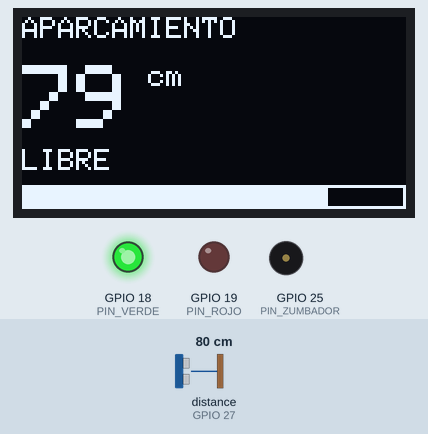
The sketch below on a simulated ESP32. On the bench: 128×64 one-colour display, output pins drawn as LEDs (lit = HIGH), buzzer (waves = sounding). Wiring (inferred from the names in the program): ultrasonic range finder: trigger GPIO 26; echo GPIO 27. The inputs (shaded band) are chosen by the test bench; at power-on: distance to the obstacle (sensor on GPIO 27) 80 cm. The echo pulse lasts 58.3 µs per cm; pins used as bus, display or sensor lines are not drawn; what the sketch prints to the serial monitor is not drawn.

Above: at 1.2 s.
1.3 s: distance to the obstacle (sensor on GPIO 27) set to 53 cm
At 2.5 s:
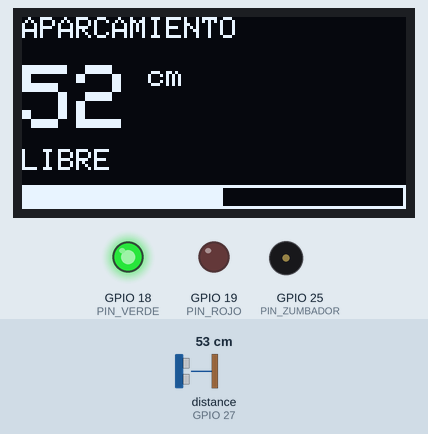
2.8 s: distance to the obstacle (sensor on GPIO 27) set to 47 cm
At 3.3 s:
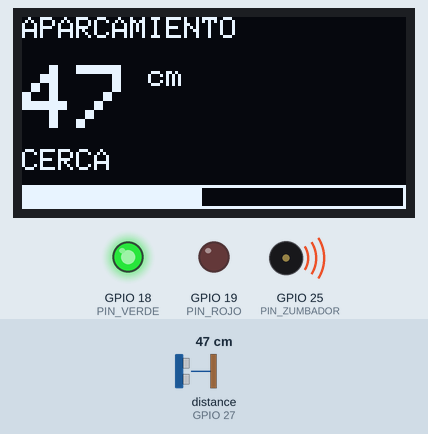
5.8 s: distance to the obstacle (sensor on GPIO 27) set to 23 cm
At 6.4 s:
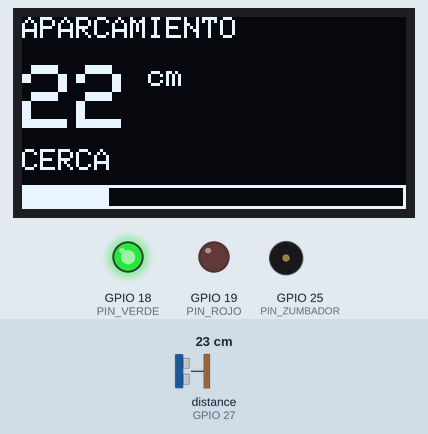
8.8 s: distance to the obstacle (sensor on GPIO 27) set to 18 cm
At 9.01 s:
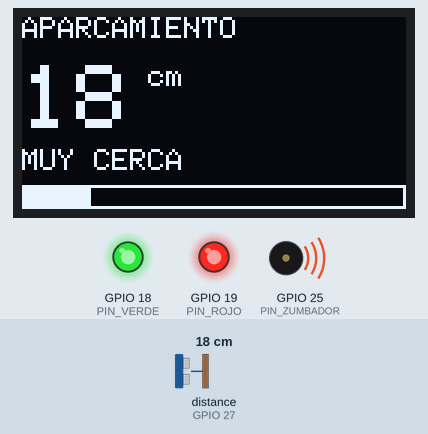
11.1 s: distance to the obstacle (sensor on GPIO 27) set to 12 cm
At 11.36 s:
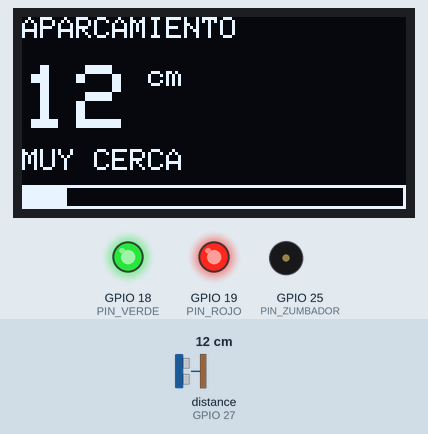
12.6 s: distance to the obstacle (sensor on GPIO 27) set to 9 cm
At 13.0 s:
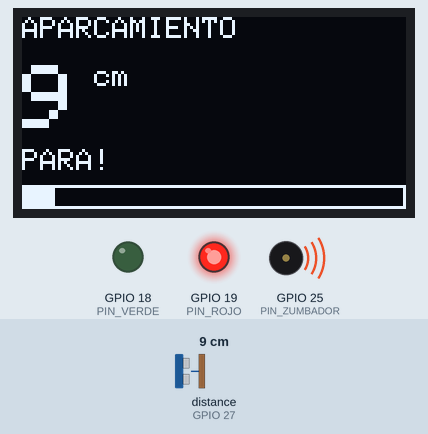
Timing chart, 0 to 15.1 s (numbered marks = the images above; inputs shaded):
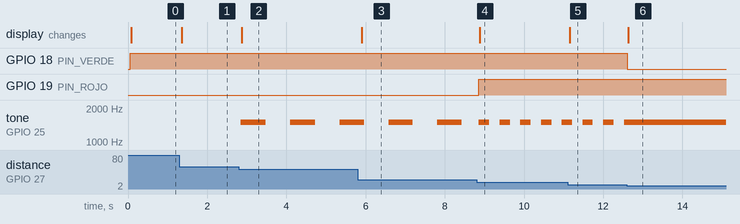

The sketch:

P5_Aparcamiento.ino
```cpp
/*
  PROYECTO 5 - SENSOR DE APARCAMIENTO
  CFGB Informática y Comunicaciones · Módulo 3015
  Placa: ACEBOTT ESP32 Plus (en Arduino IDE: "ESP32 Dev Module")
  Librerías: "Adafruit SH110X" + "Adafruit GFX Library" (Adafruit)

  CONEXIONES (interruptor de la placa en 3.3V):
    HC-SR04: VCC  -> pin 5V  del conector POWER (cable rojo, macho-hembra)
             GND  -> pin GND del conector POWER (cable negro, macho-hembra)
             Trig -> S del GPIO 26 (cable amarillo)
             Echo -> S del GPIO 27 (cable verde)   ¡ver PRECAUCIÓN!
    OLED 1,3" I2C -> fila 1 del bloque I2C (GND-VCC-SDA-SCL)
    LED VERDE -> G-V-S del GPIO 18     LED ROJO -> G-V-S del GPIO 19
    Zumbador pasivo -> G-V-S del GPIO 25

  PRECAUCIÓN: el HC-SR04 funciona a 5 V y su pin Echo devuelve 5 V, pero
  las entradas del ESP32 son de 3,3 V. Muchos montajes lo conectan directo
  y funciona, pero queda fuera de especificación. Si el taller dispone de
  2 resistencias (1 kΩ y 2 kΩ) monta un divisor de tensión en Echo.

  FUNCIONAMIENTO (como el de un coche):
    > 50 cm  : LED verde, sin pitidos
    20-50 cm : pitidos lentos         10-20 cm : pitidos rápidos
    < 10 cm  : LED rojo y pitido continuo ("¡PARA!")
*/

#include <Wire.h>
#include <Adafruit_GFX.h>
#include <Adafruit_SH110X.h>

const int PIN_TRIG = 26, PIN_ECHO = 27;
const int PIN_VERDE = 18, PIN_ROJO = 19, PIN_ZUMBADOR = 25;

Adafruit_SH1106G oled(128, 64, &Wire, -1);   // OLED 1,3" (chip SH1106)

unsigned long ultimoPitido = 0;
bool pitando = false;

// Mide la distancia en cm. Devuelve -1 si no hay eco (nada delante).
float medirDistancia() {
  digitalWrite(PIN_TRIG, LOW);  delayMicroseconds(2);
  digitalWrite(PIN_TRIG, HIGH); delayMicroseconds(10);   // pulso de 10 µs
  digitalWrite(PIN_TRIG, LOW);
  unsigned long us = pulseIn(PIN_ECHO, HIGH, 30000);     // máx 30 ms
  if (us == 0) return -1;
  return us * 0.0343 / 2.0;      // velocidad del sonido 343 m/s, ida y vuelta
}

void mostrar(float d, const char* zona) {
  oled.clearDisplay();
  oled.setTextColor(SH110X_WHITE);
  oled.setTextSize(1); oled.setCursor(0, 0); oled.print("APARCAMIENTO");
  oled.setTextSize(3); oled.setCursor(0, 16);
  if (d < 0) oled.print("---"); else oled.print((int)d);
  oled.setTextSize(1); oled.print(" cm");
  oled.setCursor(0, 44); oled.print(zona);
  int ancho = (d < 0 || d > 100) ? 128 : (int)(d * 1.28);   // barra 0-100 cm
  oled.drawRect(0, 56, 128, 8, SH110X_WHITE);
  oled.fillRect(0, 56, ancho, 8, SH110X_WHITE);
  oled.display();
}

void setup() {
  Serial.begin(115200);
  pinMode(PIN_TRIG, OUTPUT); pinMode(PIN_ECHO, INPUT);
  pinMode(PIN_VERDE, OUTPUT); pinMode(PIN_ROJO, OUTPUT); pinMode(PIN_ZUMBADOR, OUTPUT);
  Wire.begin(21, 22);
  if (!oled.begin(0x3C, true)) Serial.println("OLED no encontrada (revisa SDA/SCL)");
  oled.clearDisplay(); oled.display();
  Serial.println("Sensor de aparcamiento listo");
}

void loop() {
  float d = medirDistancia();
  unsigned long intervalo;       // ms entre pitidos (0 = continuo)
  const char* zona;

  if (d < 0 || d > 50)  { zona = "LIBRE";       intervalo = 1000000; }
  else if (d > 20)      { zona = "CERCA";       intervalo = 600; }
  else if (d > 10)      { zona = "MUY CERCA";   intervalo = 200; }
  else                  { zona = "PARA!";       intervalo = 0; }

  digitalWrite(PIN_VERDE, (d < 0 || d > 10) ? HIGH : LOW);
  digitalWrite(PIN_ROJO,  (d >= 0 && d <= 20) ? HIGH : LOW);

  // Pitidos sin bloquear el programa (con millis)
  if (intervalo == 0) { tone(PIN_ZUMBADOR, 1500); pitando = true; }
  else if (intervalo >= 1000000) { noTone(PIN_ZUMBADOR); pitando = false; }
  else if (millis() - ultimoPitido >= intervalo) {
    ultimoPitido = millis();
    pitando = !pitando;
    if (pitando) tone(PIN_ZUMBADOR, 1500); else noTone(PIN_ZUMBADOR);
  }

  mostrar(d, zona);
  Serial.print("Distancia = ");
  if (d < 0) Serial.print("sin eco"); else Serial.print(d, 1);
  Serial.print(" cm  -> "); Serial.println(zona);
  delay(60);                     // el HC-SR04 necesita ~60 ms entre medidas
}
```

Measured:
- the behaviour switches between 51 and 50 cm on distance to the obstacle (sensor on GPIO 27) (found by bisection; images 1 and 2)
- the behaviour switches between 21 and 20 cm on distance to the obstacle (sensor on GPIO 27) (found by bisection; images 3 and 4)
- the behaviour switches between 11 and 10 cm on distance to the obstacle (sensor on GPIO 27) (found by bisection; images 5 and 6)
- after the input at 1.3 s, the display: changes after 0.06 s (image 1)
- after the input at 2.8 s, tone on GPIO 25 (PIN_ZUMBADOR): alternates 1500 Hz for 0.62 s and silent for 0.62 s, starting after 0.05 s; the display: changes after 0.08 s (image 2)
- after the input at 5.8 s, the display: changes after 0.10 s (image 3)
- after the input at 8.8 s, GPIO 19 (PIN_ROJO): LOW → HIGH after 0.06 s; tone on GPIO 25 (PIN_ZUMBADOR): alternates 1500 Hz for 0.26 s and silent for 0.26 s, starting after 0.06 s; the display: changes after 0.08 s (image 4)
- after the input at 11.1 s, the display: changes after 0.06 s (image 5)
- after the input at 12.6 s, GPIO 18 (PIN_VERDE): HIGH → LOW at once; tone on GPIO 25 (PIN_ZUMBADOR): stops changing and stays 1500 Hz; the display: changes at once (image 6)
